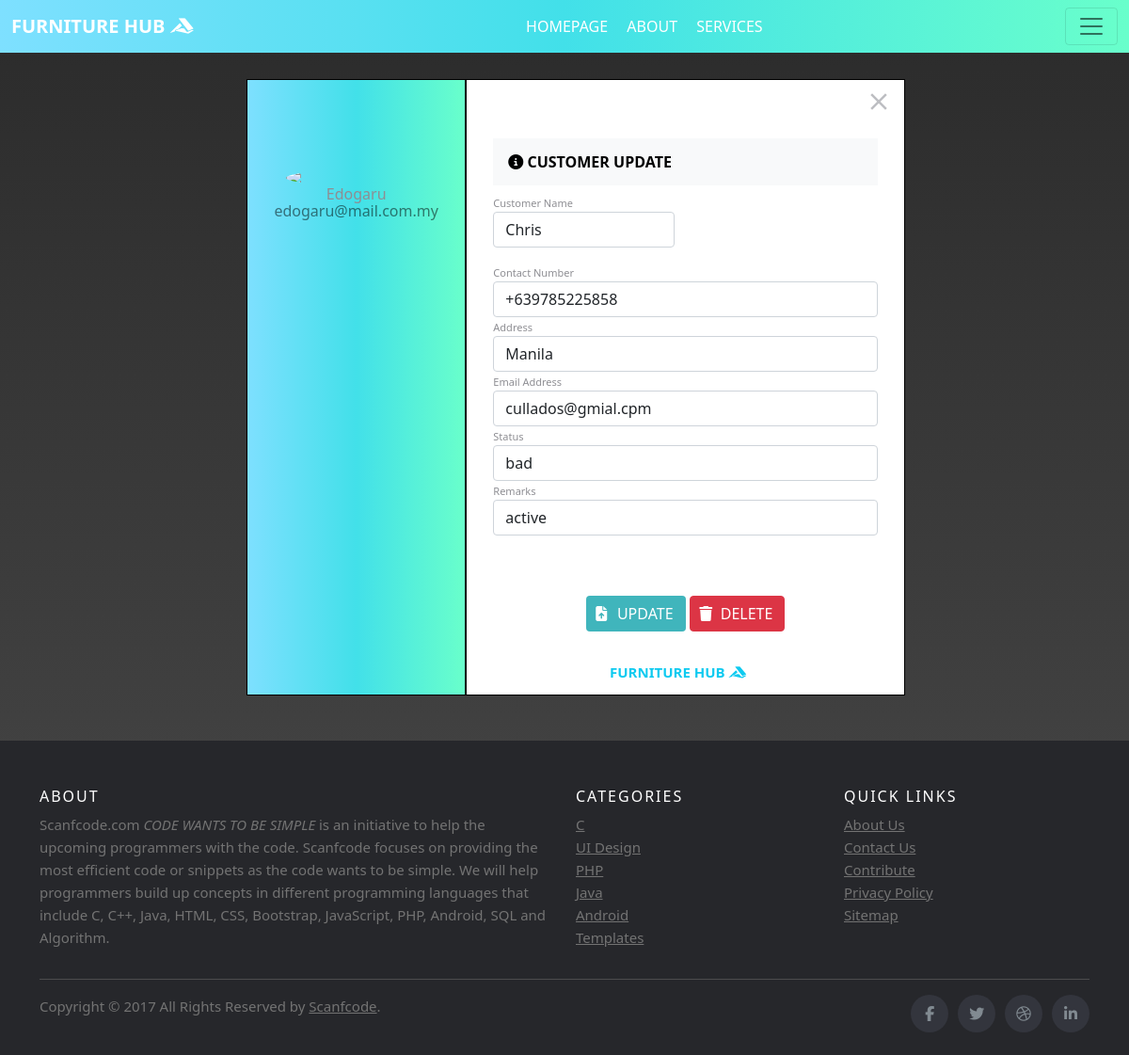
/Customer_Info-Edit.php?customerid=4364, run on the app's committed database.
### tables this page shows
CREATE TABLE `customer_tbl` (
  `CustomerID` bigint(20) NOT NULL,
  `CustomerName` text NOT NULL,
  `OfficeAddress` text NOT NULL,
  `ContactNo` text NOT NULL,
  `EmailAddress` text NOT NULL,
  `CustomerStatus` varchar(5) NOT NULL,
  `Remarks` text NOT NULL
);

### Customer_Info-Edit.php (the view, shortened to what this page needs)
<!DOCTYPE html>
<html>
<head>
</head>
<link href="https://cdn.jsdelivr.net/npm/bootstrap@5.1.3/dist/css/bootstrap.min.css" rel="stylesheet">
<link rel="stylesheet" href="landingpagestyle.css">
<link rel="stylesheet" type="text/css" href="Product_css/product_info.css">
<link rel="stylesheet" type="text/css" href="Employee_css/Employee.css">
<body>
<form method="post"  enctype="multipart/form-data" >
<nav class="navbar navbar-light  fixed-top " style="background: rgb(126,224,255);
background: linear-gradient(90deg, rgba(126,224,255,1) 0%, rgba(66,224,233,1) 50%, rgba(105,255,203,1) 100%);">
  <div class="container-fluid" >
  	<a class="navbar-brand fw-bold text-white" href="#">FURNITURE HUB <i class="fab fa-accusoft"></i></a>
  	<ul class="my-auto ">
       <a class="navbar-brand fs-6 text-white active">HOMEPAGE</a>
       <a class="navbar-brand fs-6 text-white" href="#">ABOUT</a>
       <a class="navbar-brand fs-6 text-white" href="#">SERVICES</a>
   </ul>
    <button class="navbar-toggler" type="button" data-bs-toggle="offcanvas" data-bs-target="#offcanvasNavbar" aria-controls="offcanvasNavbar">
      <span class="navbar-toggler-icon"></span>
    </button>
  </div>
</nav>
<br><br>
<div class="container container1">
  <div class="container container1 bg-white mt-5 mb-5">
    <div class="row">
        <div class="col-sm-4 col border-right" style="background: background: rgb(126,224,255);
background: linear-gradient(90deg, rgba(126,224,255,1) 0%, rgba(66,224,233,1) 50%, rgba(105,255,203,1) 100%);">
            <div class="d-flex flex-column align-items-center text-center p-3 py-5"><img class="rounded-circle mt-5" width="150px" src="https://st3.depositphotos.com/15648834/17930/v/600/depositphotos_179308454-stock-illustration-unknown-person-silhouette-glasses-profile.jpg"><span class="font-weight-bold">Edogaru</span><span class="text-black-50">edogaru@mail.com.my</span><span> </span></div>
        </div>
        <div class="col col border-right">
              <div class="closer mt-2">
                   <a href="customertable.php"><i class="material-icons">close</i></a>
               </div>
            <div class="p-3 py-4">
              <?php
                $customerID=$_GET['customerid'];
                include 'connection.php';
                $query = "SELECT * FROM customer_tbl WHERE CustomerID = '$customerID'";
                $result = mysqli_query($db, $query);
                if ($row = mysqli_fetch_array($result))
                  {
                    $CustomerName= $row['CustomerName'];
                    $Address = $row['OfficeAddress'];
                    $EmailAddress = $row['EmailAddress'];
                    $Contact = $row['ContactNo'];
                    $Status = $row['CustomerStatus'];
                    $Remark = $row['Remarks'];
    }
        ?>
                    <div class="p-3 bg-light fw-bold text-black"><i class="fas fa-info-circle mr-1"></i> CUSTOMER UPDATE</div>
              <form method="POST">
                <div class="row mt-2">
                    <div class="col-md-6">
                      <label class="labels">Customer Name</label>
                      <input type="text" class="form-control" name="cname" placeholder="name" value="<?php echo "$CustomerName"; ?>">
                    </div>
                </div>
                <div class="row mt-3">
                    <div class="col-md-12">
                      <label class="labels">Contact Number</label>
                      <input type="text" name="contact" class="form-control" placeholder="enter contact number" maxlength="13" value="<?php echo "$Contact"; ?>">
                    </div>
                    <div class="col-md-12">
                      <label class="labels">Address </label>
                      <input type="text" class="form-control" name="address" placeholder="enter address line " value="<?php echo "$Address"; ?>">
                    </div>
                    <div class="col-md-12">
                      <label class="labels">Email Address</label>
                      <input type="text" class="form-control" name="email" placeholder="enter email id" value="<?php echo "$EmailAddress"; ?>">
                    </div>
                    <div class="col-md-12">
                      <label class="labels">Status</label>
                      <input type="text" class="form-control" name="status" placeholder="customer status" value="<?php echo "$Status"; ?>">
                    </div>
                    <div class="col-md-12">
                      <label class="labels">Remarks</label>
                      <input type="text" class="form-control" name="remark" placeholder="customer remarks" value="<?php echo "$Remark"; ?>">
                    </div>
                </div>
                <center>
                  <span class="icon-input-btn mt-5">
                    <i class="fas fa-file-upload text-white"></i>
                    <input type="submit" name="update" class="btn btn1  text-white " value="UPDATE">
                  </span>
                  <span class="icon-input-btn mt-4">
                  <i class="fas fa-trash text-white"></i>
                    <input type="submit" name="delete" class="btn btn-danger text-white " value="DELETE">
                  </span>
                </center>
                </form>
            </div>
            <div style="margin-top: 10px; margin-bottom: 15PX;">
          <center> <a class="navbar-brand fw-bold text-info mt-4" style="font-size: 15px;">FURNITURE HUB <i class="fab fa-accusoft"></i></a></center>
        </div>
        </div>
    </div>
</div>
</div>
    <footer class="site-footer">
      <div class="container">
        <div class="row">
          <div class="col-sm-12 col-md-6">
            <h6>About</h6>
            <p class="text-justify">Scanfcode.com <i>CODE WANTS TO BE SIMPLE </i> is an initiative  to help the upcoming programmers with the code. Scanfcode focuses on providing the most efficient code or snippets as the code wants to be simple. We will help programmers build up concepts in different programming languages that include C, C++, Java, HTML, CSS, Bootstrap, JavaScript, PHP, Android, SQL and Algorithm.</p>
          </div>
          <div class="col-xs-6 col-md-3">
            <h6>Categories</h6>
            <ul class="footer-links">
              <li><a href="http://scanfcode.com/category/c-language/">C</a></li>
              <li><a href="http://scanfcode.com/category/front-end-development/">UI Design</a></li>
              <li><a href="http://scanfcode.com/category/back-end-development/">PHP</a></li>
              <li><a href="http://scanfcode.com/category/java-programming-language/">Java</a></li>
              <li><a href="http://scanfcode.com/category/android/">Android</a></li>
              <li><a href="http://scanfcode.com/category/templates/">Templates</a></li>
            </ul>
          </div>
          <div class="col-xs-6 col-md-3">
            <h6>Quick Links</h6>
            <ul class="footer-links">
              <li><a href="http://scanfcode.com/about/">About Us</a></li>
              <li><a href="http://scanfcode.com/contact/">Contact Us</a></li>
              <li><a href="http://scanfcode.com/contribute-at-scanfcode/">Contribute</a></li>
              <li><a href="http://scanfcode.com/privacy-policy/">Privacy Policy</a></li>
              <li><a href="http://scanfcode.com/sitemap/">Sitemap</a></li>
            </ul>
          </div>
        </div>
        <hr>
      </div>
      <div class="container">
        <div class="row">
          <div class="col-md-8 col-sm-6 col-xs-12">
            <p class="copyright-text">Copyright &copy; 2017 All Rights Reserved by
         <a href="#">Scanfcode</a>.
            </p>
          </div>
          <div class="col-md-4 col-sm-6 col-xs-12">
            <ul class="social-icons">
              <li><a class="facebook" href="#"><i class="fa fa-facebook"></i></a></li>
              <li><a class="twitter" href="#"><i class="fa fa-twitter"></i></a></li>
              <li><a class="dribbble" href="#"><i class="fa fa-dribbble"></i></a></li>
              <li><a class="linkedin" href="#"><i class="fa fa-linkedin"></i></a></li>
            </ul>
          </div>
        </div>
      </div>
</footer>
</form>
</body>
</html>

### landingpagestyle.css (style rules this page uses)
html { scroll-behavior: smooth; }
.site-footer { background-color:#26272b; padding:45px 0 20px; font-size:15px; line-height:24px; color:#737373; }
.site-footer hr { border-top-color:#bbb; opacity:0.5 }
.site-footer h6 { color:#fff; font-size:16px; text-transform:uppercase; margin-top:5px; letter-spacing:2px }
.site-footer a { color:#737373; }
.footer-links { padding-left:0; list-style:none }
.footer-links li { display:block }
.footer-links a { color:#737373 }
.site-footer .social-icons { text-align:right }
.site-footer .social-icons a { width:40px; height:40px; line-height:40px; margin-left:6px; margin-right:0; border-radius:100%; background-color:#33353d }
.copyright-text { margin:0 }
.social-icons { padding-left:0; margin-bottom:0; list-style:none }
.social-icons li { display:inline-block; margin-bottom:4px }
.social-icons a { background-color:#eceeef; color:#818a91; font-size:16px; display:inline-block; line-height:44px; width:44px; height:44px; text-align:center; margin-right:8px; border-radius:100%; -webkit-transition:all .2s linear; -o-transition:all .2s linear; transition:all .2s linear }

### Product_css/product_info.css (style rules this page uses)
body { background: linear-gradient(#2B2B2B, #4A4A4A); color: #8E8E93; line-height: 18px; }
.btn1 { background: #40B5BC; }

### Employee_css/Employee.css (style rules this page uses)
.container1 { width: 700px; }
.labels { font-size: 11px }
.col { border: 1px solid black; }
.closer { width: 100%; overflow: auto; }
.closer i { float: right; font-size: 30px; color: #BDBEC2; cursor: pointer; }

### Customer_Info-Edit.php (style rules this page uses)
.icon-input-btn { display: inline-block; position: relative; }
.icon-input-btn input[type="submit"] { padding-left: 2em; }
.icon-input-btn .fas { display: inline-block; position: absolute; left: 0.65em; top: 30%; }

### data on the page
customer_tbl: cname "Chris", contact "+639785225858", address "Manila", email "cullados@gmial.cpm", status "bad", remark "active"
